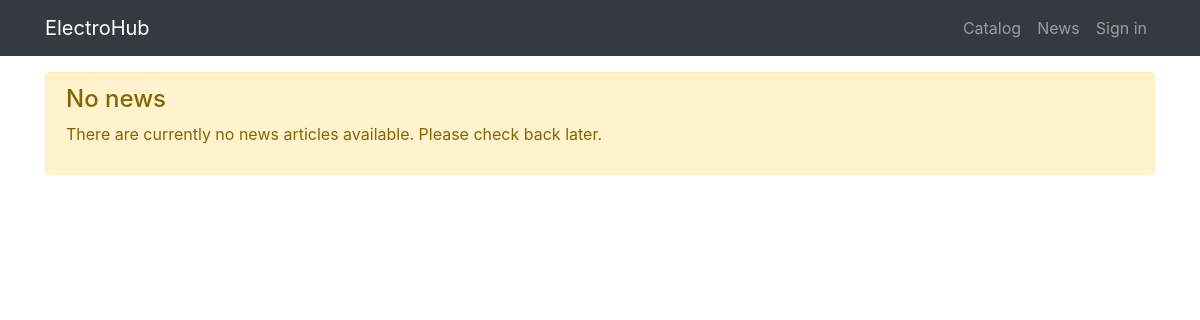
Before: /news/ with the older database file.
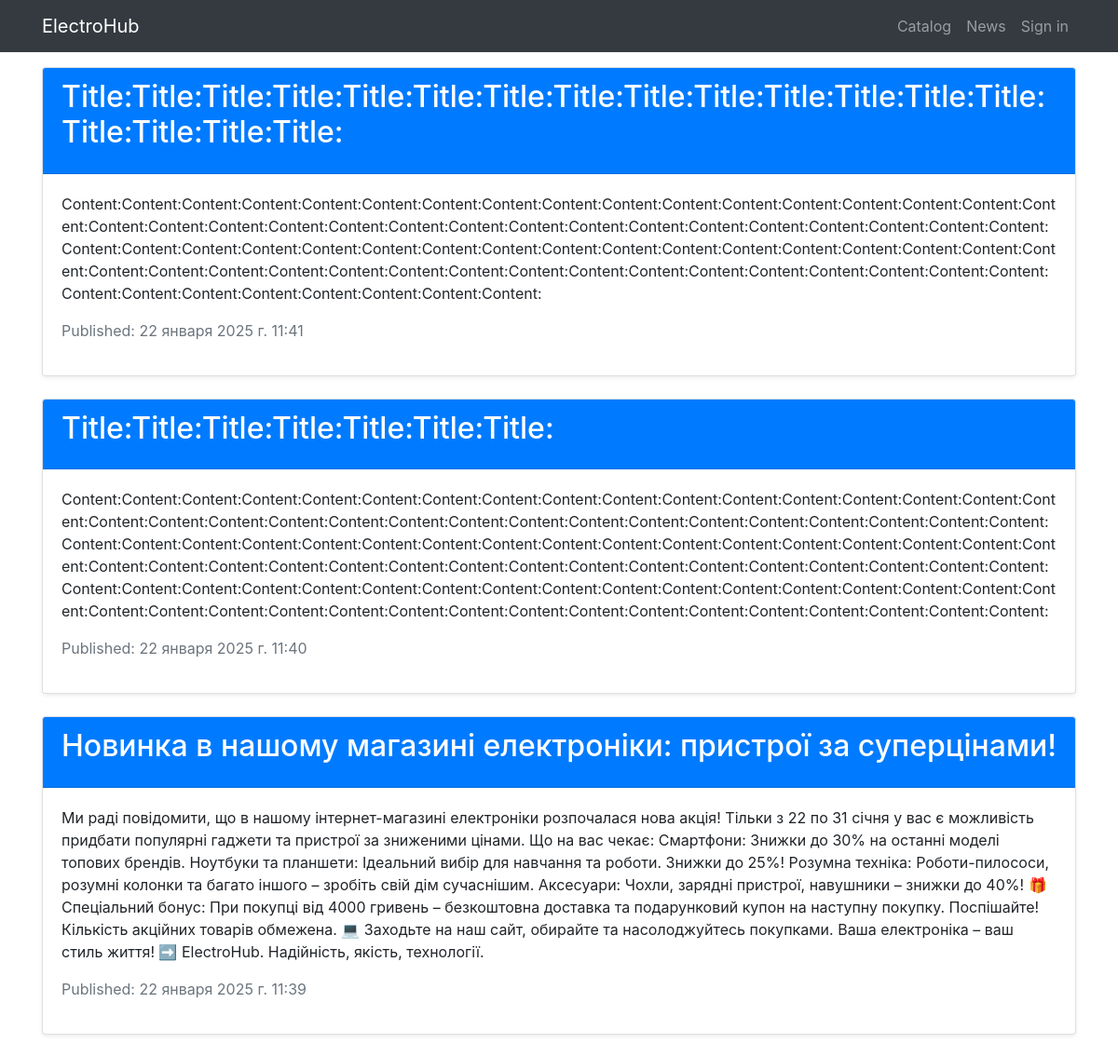
After: the same page with the newer database file.
### news/models.py (models this page shows, shortened)
class News(models.Model):
    title = models.CharField(max_length=200)
    content = models.TextField()
    created_at = models.DateTimeField(auto_now_add=True)
    is_published = models.BooleanField(default=True)
    class Meta:
        verbose_name_plural = 'News'

### news/views.py (the view)
# urls.py: path('news/', news_list, name='news_list'),
def news_list(request):
    context = {'title': 'ElectroHub - News', 'news': News.objects.all().order_by('-created_at')}
    return render(request, "news/news_list.html", context)

### news/templates/news/news_list.html
{% extends 'products/base.html' %}
{% load static %}
{% block content %}
  <div class="container mt-5">
    <div class="row">
      <div class="col-12">
        {% if news %}
          {% for item in news %}
            <div class="card mb-4 shadow-sm">
              <div class="card-header bg-primary text-white">
                <h2 class="card-title">{{ item.title }}</h2>
              </div>
              <div class="card-body">
                <p class="card-text">{{ item.content }}</p>
                <p class="text-muted">Published: {{ item.created_at }}</p>
              </div>
            </div>
          {% endfor %}
        {% else %}
          <div class="alert alert-warning" role="alert">
            <h4 class="alert-heading">No news</h4>
            <p>There are currently no news articles available. Please check back later.</p>
          </div>
        {% endif %}
      </div>
    </div>
  </div>
{% endblock %}

Changed rows visible on the page:
added News: title "Title:Title:Title:Title:Title:Title:Title:Title:Title:Title:Title:Title:Title:Title:Title:Title:Title:Title:", content "Content:Content:Content:Content:Content:Content:Content:Content:Content:Content:Content:Content:Content:Content:Content:Content:Content:Content:Content:Content:Content:Content:Content:Content:Content:Content:Content:Content:Content:Content:Content:Content:Content:Content:Content:Content:Content:Content:Content:Content:Content:Content:Content:Content:Content:Content:Content:Content:Content:Content:Content:Content:Content:Content:Content:Content:Content:Content:Content:Content:Content:Content:Content:Content:Content:Content:Content:Content:Content:Content:Content:Content:Content:Content:", created_at "22 января 2025 г. 11:41"
added News: title "Title:Title:Title:Title:Title:Title:Title:", content "Content:Content:Content:Content:Content:Content:Content:Content:Content:Content:Content:Content:Content:Content:Content:Content:Content:Content:Content:Content:Content:Content:Content:Content:Content:Content:Content:Content:Content:Content:Content:Content:Content:Content:Content:Content:Content:Content:Content:Content:Content:Content:Content:Content:Content:Content:Content:Content:Content:Content:Content:Content:Content:Content:Content:Content:Content:Content:Content:Content:Content:Content:Content:Content:Content:Content:Content:Content:Content:Content:Content:Content:Content:Content:Content:Content:Content:Content:Content:Content:Content:Content:Content:Content:Content:Content:Content:Cont…", created_at "22 января 2025 г. 11:40"
added News: title "Новинка в нашому магазині електроніки: пристрої за суперцінами!", content "Ми раді повідомити, що в нашому інтернет-магазині електроніки розпочалася нова акція! Тільки з 22 по 31 січня у вас є можливість придбати популярні гаджети та пристрої за зниженими цінами. Що на вас чекає: Смартфони: Знижки до 30% на останні моделі топових брендів. Ноутбуки та планшети: Ідеальний вибір для навчання та роботи. Знижки до 25%! Розумна техніка: Роботи-пилососи, розумні колонки та багато іншого – зробіть свій дім сучаснішим. Аксесуари: Чохли, зарядні пристрої, навушники – знижки до 40%! 🎁 Спеціальний бонус: При покупці від 4000 гривень – безкоштовна доставка та подарунковий купон на наступну покупку. Поспішайте! Кількість акційних товарів обмежена. 💻 Заходьте на наш сайт,…", created_at "22 января 2025 г. 11:39"
Other visible differences:
text no longer shown: "No news There are currently no news articles available. Please check back later."
